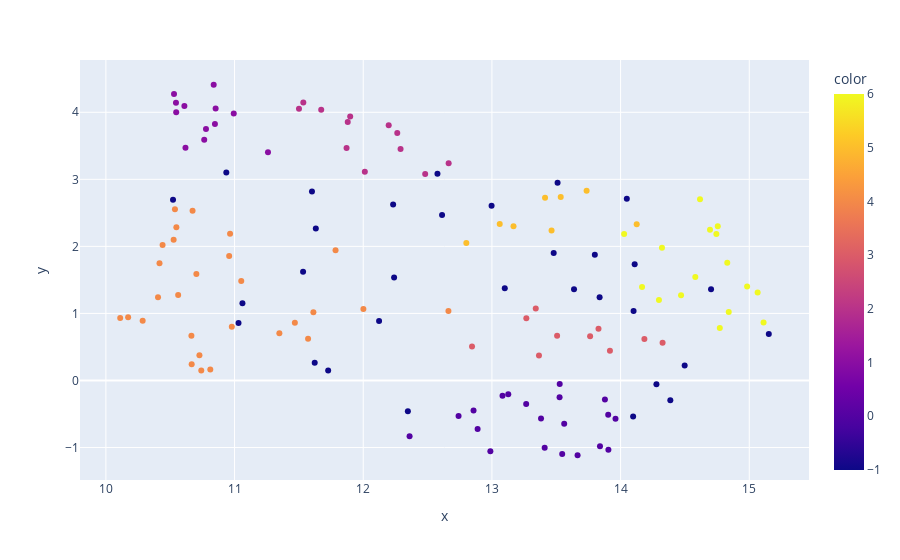

This figure's notebook cell:
### Markdown cell above
If you hover over the data points below, you can identify the token. The color corresponds to the cluster in five dimension. After identification of the tokens per cluster, we only keep groups of tokens where the majority of tokens has a clear relationship to the topic climate change. If you take a look in the output of the cell above, you can eamine this process and the final (cleaned) climate change wordlist.

### Code cell
import plotly.express as px

dim_reducer = umap.UMAP(n_components=2, metric = "cosine", random_state = 42)
dim_reducer.fit(ccv_word_vectors)
U = dim_reducer.transform(ccv_word_vectors)

px.scatter(x = U[:, 0], y = U[:, 1], hover_name = ccv_word_vectors.index, color = labels)

### Figure 1 — Plotly figure (JSON) as saved in the notebook; plotly's stock layout.template omitted (floating-point values rounded to 4 significant figures; data arrays with more than 128 entries replaced by an {"elided": "..."} marker saying what was removed)
{"data": [{"hovertemplate": "<b>%{hovertext}</b><br><br>x=%{x}<br>y=%{y}<br>color=%{marker.color}<extra></extra>", "hovertext": {"elided": "137 str values"}, "legendgroup": "", "marker": {"color": {"elided": "137 int values"}, "coloraxis": "coloraxis", "symbol": "circle"}, "mode": "markers", "name": "", "orientation": "v", "showlegend": false, "type": "scatter", "x": {"elided": "137 float values"}, "xaxis": "x", "y": {"elided": "137 float values"}, "yaxis": "y"}], "layout": {"coloraxis": {"colorbar": {"title": {"text": "color"}}, "colorscale": [[0, "#0d0887"], [0.1111, "#46039f"], [0.2222, "#7201a8"], [0.3333, "#9c179e"], [0.4444, "#bd3786"], [0.5556, "#d8576b"], [0.6667, "#ed7953"], [0.7778, "#fb9f3a"], [0.8889, "#fdca26"], [1, "#f0f921"]]}, "legend": {"tracegroupgap": 0}, "margin": {"t": 60}, "xaxis": {"anchor": "y", "domain": [0, 1], "title": {"text": "x"}}, "yaxis": {"anchor": "x", "domain": [0, 1], "title": {"text": "y"}}}}
